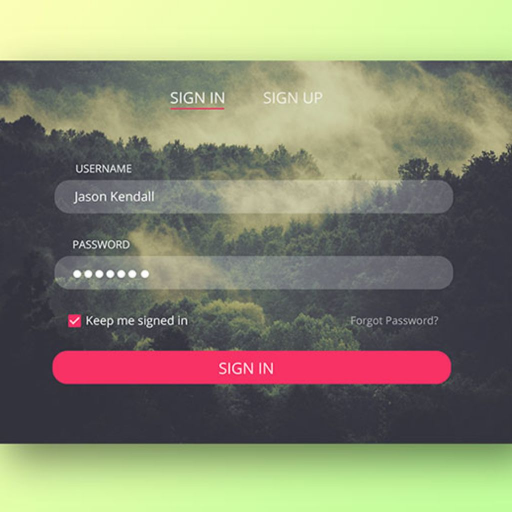
#> input picture ui_dataset_cropped/1.jpg, 1024 x 1024 px (shown at 1/2 size); its folder holds 4 pictures in this run
$ python prepare_dataset.py
#> lines starting #> are read from the running program, lines starting #| are printed output that depends on the picture
import os
import cv2

final_size = [512, 512]
folder = 'ui_dataset_cropped'
results_folder = 'results'

# creating the results folder
os.mkdir(results_folder)

files = os.listdir(folder)
images = []
resized_images = []

#reading all images
for file in files:
    address = f'{folder}/{file}'
    images.append(cv2.imread(address))

print(len(images))

#resizing all images
for image in images:
    image = cv2.resize(image, final_size)
    resized_images.append(image)
#> this loop made 4 passes
#> pass 1, `image = cv2.resize(image, final_size)`:
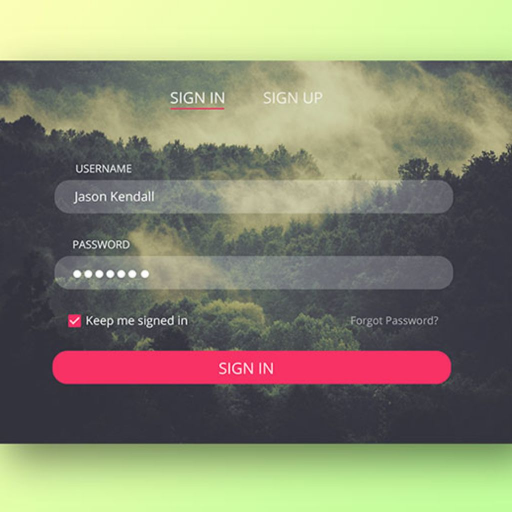
#> image: shape (512, 512, 3); mean B, G, R 110.3, 132.4, 133.4
#> pass 2, `image = cv2.resize(image, final_size)`:
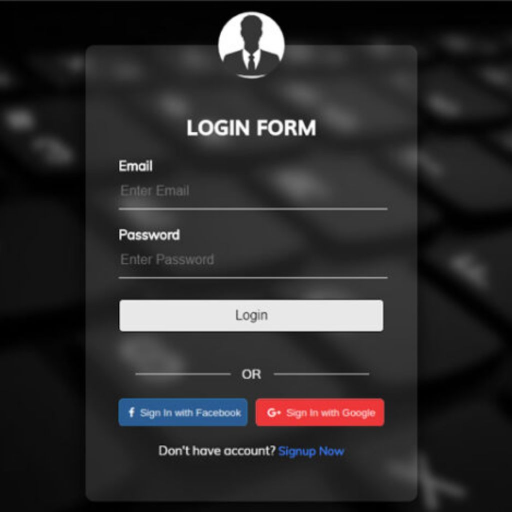
#> image: shape (512, 512, 3); mean B, G, R 44.5, 43.6, 45.2
#> pass 3, `image = cv2.resize(image, final_size)`:
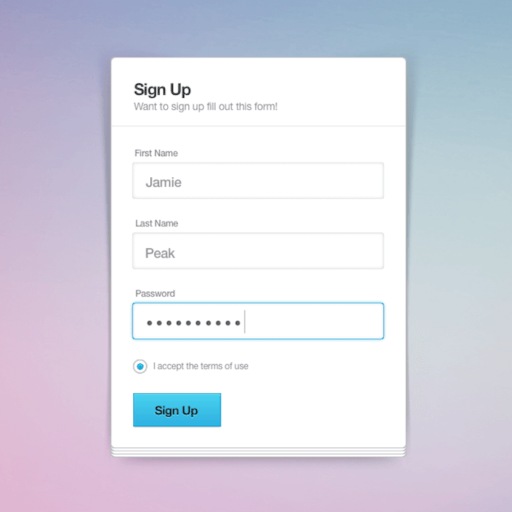
#> image: shape (512, 512, 3); mean B, G, R 229.1, 217.6, 217.2

#saving all the material
for name, image in zip(files, resized_images):
    name = name.split('.')[0]
    name = f'{name}.jpg'
    cv2.imwrite(f'{results_folder}/{name}', image)
